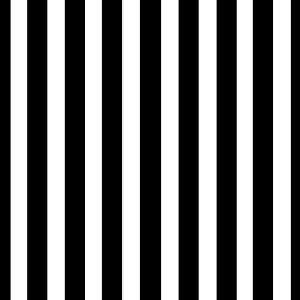
#> input picture sem5/BM3000/grating2bw.jpg, 300 x 300 px, given in place of grating.jpg, which was not available
$ jupyter execute --allow-errors image_autocov.ipynb
#> lines starting #> are read from the running program, lines starting #| are printed output that depends on the picture; pictures that were not available may be replaced by others from this repository, and a replacement may not be noted
[cell 1]
import numpy as np
import matplotlib.pyplot as plt
import cv2
import scipy as sp

[cell 2]
def toGray(img):
    gray_vector=np.array([0.2989, 0.5870, 0.1140])
    img_gray=np.zeros((img.shape[0],img.shape[1]))
    for i in range(img.shape[0]):
        for j in range(img.shape[1]):
            img_gray[i][j]=img[i][j]@gray_vector
    return img_gray

[cell 3]
grating=plt.imread("grating.jpg")
#> grating is the input picture: shape (300, 300); min 0, max 255, mean 117.4
whitenoise=plt.imread("whitenoise.jpg")
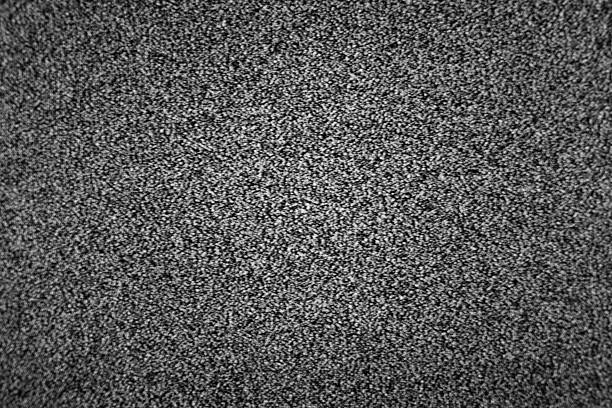
#> input picture sem5/BM3000/whiteNoise.jpg, 612 x 408 px, found by its file name
#> whitenoise is the input picture: shape (408, 612, 3); min 0, max 255, mean 87.5
#> after the loop in toGray, `for i in range(img.shape[0]):`: img_gray: shape (300, 300) float64; every value is 0
#> (the rest of this cell did not finish here and is left out)

[cell 4]
def autoCovariance(img,x=0,y=0):
    rolled_img=np.roll(img,(x,y),axis=(0,1))
    rolled_img[:x,:]=0
    rolled_img[:,:y]=0
    autocov=np.zeros_like(img)
    for i in range(img.shape[0]):
        for j in range(img.shape[1]):
            autocov[i][j]=img[i][j]*rolled_img[i][j]
    return autocov

#> (a cell that did not finish here is left out)

#> (a cell that did not finish here is left out)

[cell 7]
vertical_grating=plt.imread("vertical_grating.jpg")
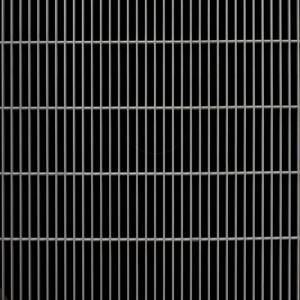
#> input picture sem5/BM3000/grating300.jpg, 300 x 300 px, given in place of vertical_grating.jpg, which was not available
#> vertical_grating is the input picture: shape (300, 300, 3); mean R, G, B 39.2, 39.2, 39.1
vgrating_gray=toGray(vertical_grating)
f,axs=plt.subplots(1,2,figsize=(18,15))
axs[0].imshow(vertical_grating,"gray")
axs[1].imshow(vgrating_gray)
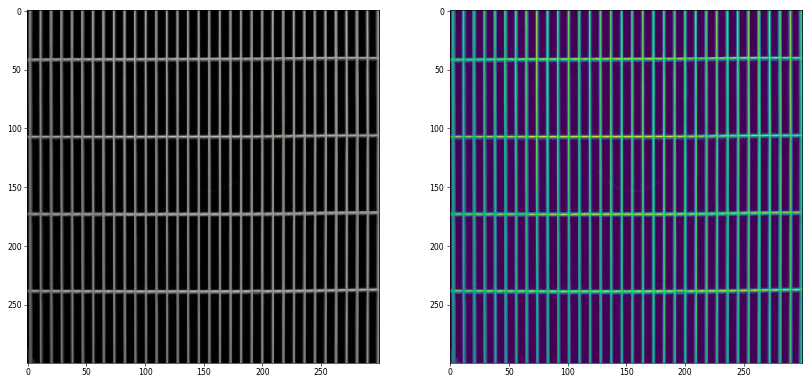
#> figure drawn by matplotlib, 2 panels

[cell 8]
auto_vgrating=autoCovariance(vgrating_gray,100,200)
#> in autoCovariance, `rolled_img=np.roll(img,(x,y),axis=(0,1))`:
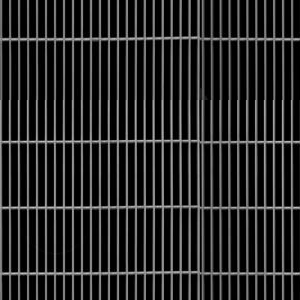
#> rolled_img: shape (300, 300) float64; min 0, max 201, mean 39.2
#> in autoCovariance, `rolled_img[:x,:]=0`:
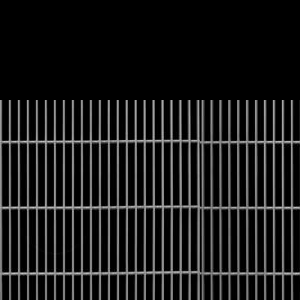
#> rolled_img: shape (300, 300) float64; min 0, max 201, mean 27.2
#> in autoCovariance, `rolled_img[:,:y]=0`:
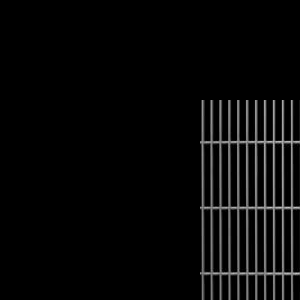
#> rolled_img: shape (300, 300) float64; min 0, max 200, mean 8.7
#> after the loop in autoCovariance, `for i in range(img.shape[0]):`:
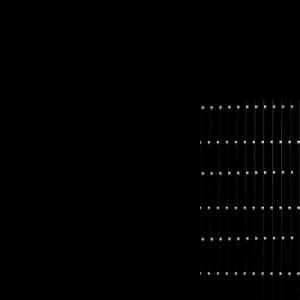
#> autocov: shape (300, 300) float64; min 0, max 27321.3, mean 145.3; drawn with min black and max white
plt.imshow(auto_vgrating)

[cell 9]
horizontal_grating=plt.imread("horizontal_grating.jpg")
hgrating_gray=toGray(horizontal_grating)
f,axs=plt.subplots(1,2,figsize=(18,15))
axs[0].imshow(horizontal_grating)
axs[1].imshow(hgrating_gray)

[cell 10]
auto_hgrating=autoCovariance(hgrating_gray,100,200)
plt.imshow(auto_hgrating)

#> (a cell that did not finish here is left out)

[cell 12]
freqsvg=sp.fft.fft(vgrating_gray)
PSDvg=freqsvg*np.conj(freqsvg)
freqshg=sp.fft.fft(hgrating_gray)
PSDhg=freqshg*np.conj(freqshg)
f,axs=plt.subplots(1,2,figsize=(18,5))
axs[0].plot(PSDvg)
axs[0].set_title("Vertical Grating")
axs[1].plot(PSDhg)
axs[1].set_title("Horizontal Grating")
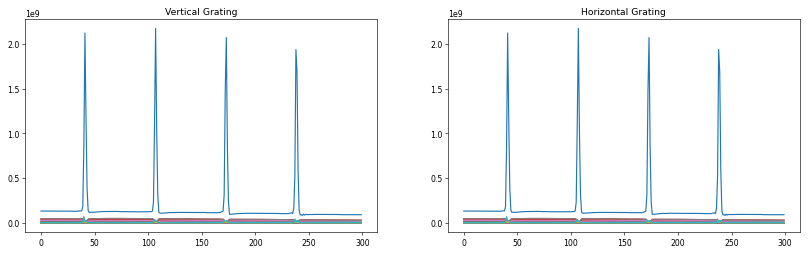
#> figure drawn by matplotlib, 2 panels; panel 1: curve peaks at x = 107, y = 2.18e+09; panel 1: curve peaks at x = 40, y = 65788229.9; panel 1: curve peaks at x = 40, y = 14055015.9; panel 2: curve peaks at x = 107, y = 2.18e+09

[cell 13]
freqsvg=sp.fft.fft(auto_vgrating)
PSDvg=freqsvg*np.conj(freqsvg)
freqshg=sp.fft.fft(auto_hgrating)
PSDhg=freqshg*np.conj(freqshg)
f,axs=plt.subplots(1,2,figsize=(18,5))
axs[0].plot(PSDvg)
axs[0].set_title("Vertical Grating")
axs[1].plot(PSDhg)
axs[1].set_title("Horizontal Grating")
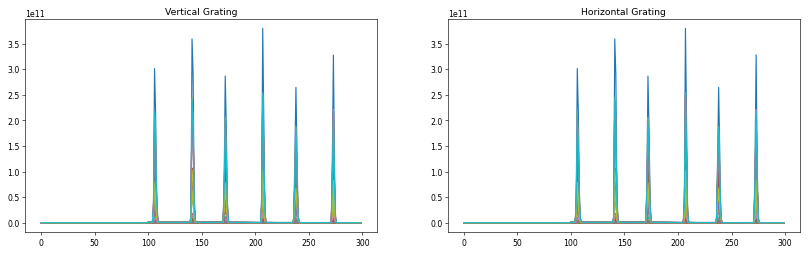
#> figure drawn by matplotlib, 2 panels; panel 1: curve peaks at x = 207, y = 3.8e+11; panel 1: curve peaks at x = 207, y = 2.53e+11; panel 1: curve peaks at x = 106, y = 6.92e+10; panel 2: curve peaks at x = 207, y = 3.8e+11
